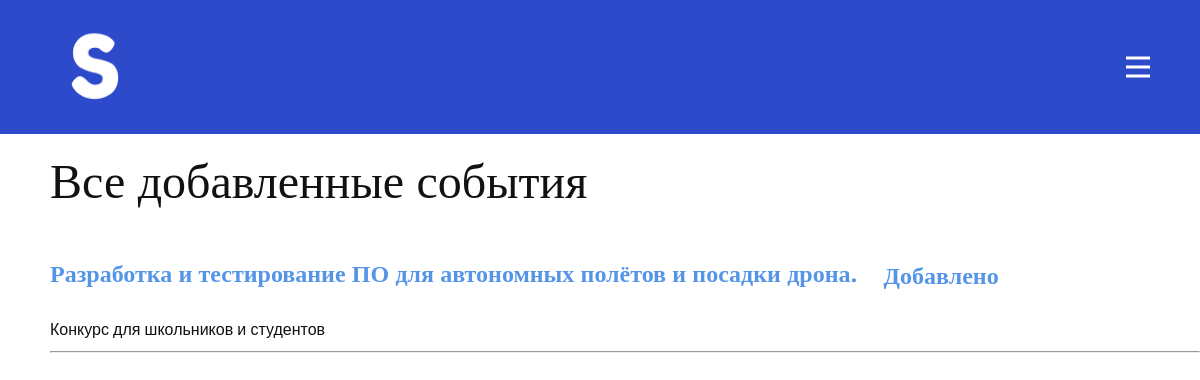
Screenshot of /myevents/all (signed in) with the database file from the repository.
### data/mod/posts.py (models this page shows, shortened)
class Post(SqlAlchemyBase, UserMixin, SerializerMixin):
    __tablename__ = 'events'
    id = sqlalchemy.Column(sqlalchemy.Integer, primary_key=True, autoincrement=True)
    name = sqlalchemy.Column(sqlalchemy.String, nullable=True)
    description = sqlalchemy.Column(sqlalchemy.String, nullable=True)
    link = sqlalchemy.Column(sqlalchemy.String, unique=True, nullable=True)
    date = sqlalchemy.Column(sqlalchemy.String, nullable=True)
    month = sqlalchemy.Column(sqlalchemy.String, nullable=True)
    year = sqlalchemy.Column(sqlalchemy.String, nullable=True)
    public = sqlalchemy.Column(sqlalchemy.Integer, nullable=True)
    direc = sqlalchemy.Column(sqlalchemy.String, nullable=True)
    level = sqlalchemy.Column(sqlalchemy.String, nullable=True)
    '''
    def set_password(self, password):
        self.password = generate_password_hash(password)

    def check_password(self, password):
        return check_password_hash(self.password, password)
    '''

### main.py (the view)
@app.route('/myevents/<own>')
def my_events(own):
    try:
        user_id = session.get('id')
    except Exception as e:
        return redirect('/login')
    db_sess = db_session.create_session()
    a = list(db_sess.query(Post).all())
    b, o = [], []
    if not (db_sess.query(UE).filter(UE.user_id == user_id).first() is None):
        if not (db_sess.query(UE).filter(UE.user_id == user_id).first().created is None):
            if own == 'all':
                already_added = db_sess.query(UE).filter(UE.user_id == user_id).first().events.split(',')
                already_cr = db_sess.query(UE).filter(UE.user_id == user_id).first().created.split(',')
                for i in a:
                    if str(i.name) in already_added:
                        if str(i.id) in already_cr:
                            b.append([i, True])
                            o.append(True)
                        else:
                            b.append([i, True])
                            o.append(False)
            elif own == 'my':
                already_cr = db_sess.query(UE).filter(UE.user_id == user_id).first().created.split(',')
                for i in a:
                    if str(i.id) in already_cr:
                        b.append([i, True])
                        o.append(True)
        else:
            if own == 'all':
                already_added = db_sess.query(UE).filter(UE.user_id == user_id).first().events.split(',')
                for i in a:
                    if str(i.name) in already_added:
                        b.append([i, True])
                        o.append(False)
            elif own == 'my':
                pass
    date = str(datetime.now()).split()
    return render_template('ВсеМероприятия.html',
                           posts=dict(pairs=zip(b, o)), m=int(date[0].split('-')[1]),
                           own=own)

### data/mod/db_session.py (called while the page is built)
def create_session() -> Session:
    global __factory
    return __factory()

### main.py (called while the page is built)
@login_manager.user_loader
def load_user(user_id):
    db_sess = db_session.create_session()
    return db_sess.query(User).get(user_id)

### templates/ВсеМероприятия.html (shortened to what this page needs)
{% extends 'base.html' %}
{% block content %}
<div class="nameblog">
    {% if own == "my" %}
        <h1><font size="10" face="Open Sans"> События, созданные Вами </font></h1>
    {% else %}
        <h1><font size="10" face="Open Sans"> Все добавленные события </font></h1>
    {% endif %}
    {% for post, own in posts.pairs %}
    </div>
<div class="blog">
        <a href="/event/{{post[0].id}}">
            <h2><font size="5" face="Open Sans">{{ post[0].name }}
                {% if post[1] and not(own) %}
                <ul class="u-align-center u-nav u-popupmenu-items u-unstyled u-nav-2"><li class="u-nav-item"><a class="u-button-style u-nav-link" href="/delevent/{{post[0].id}}" style="padding: 10px 20px;">Добавлено</a>
            </li></ul>
                {% elif not(own) %}
                <ul class="u-align-center u-nav u-popupmenu-items u-unstyled u-nav-2"><li class="u-nav-item"><a class="u-button-style u-nav-link" href="/addevent/{{post[0].id}}" style="padding: 10px 20px;">Добавить</a>
            </li></ul>
                {% else %}
                <ul class="u-align-center u-nav u-popupmenu-items u-unstyled u-nav-2"><li class="u-nav-item"><a class="u-button-style u-nav-link" href="/delmyevent/{{post[0].id}}" style="padding: 10px 20px;">Удалить</a>
            </li></ul>
                {% endif %}
            </font></h2>
        </a>
        <span class="badge badge-primary">{{ post[0].description }}</span>
        <hr>
    </div>
    {% endfor %}
{% endblock %}

### static/base.css (style rules this page uses)
* { box-sizing: border-box; }

### templates/ВсеМероприятия.html (style rules this page uses)
.nameblog { margin-left: 50px; }
.blog { margin-left: 50px; padding: 20; }

### rows the page displays
Post: name "Разработка и тестирование ПО для автономных полётов и посадки дрона.", description "Конкурс для школьников и студентов"
